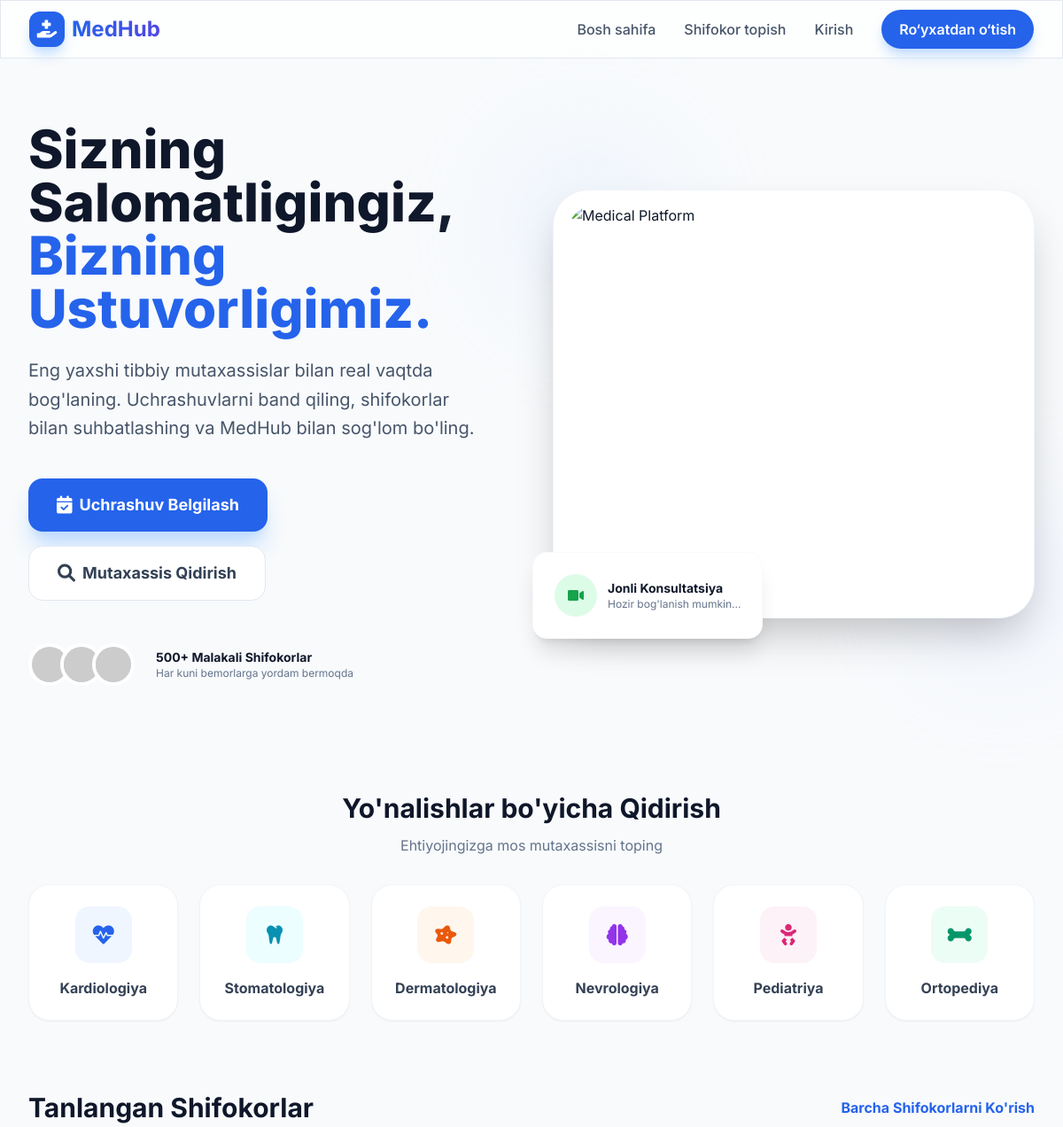
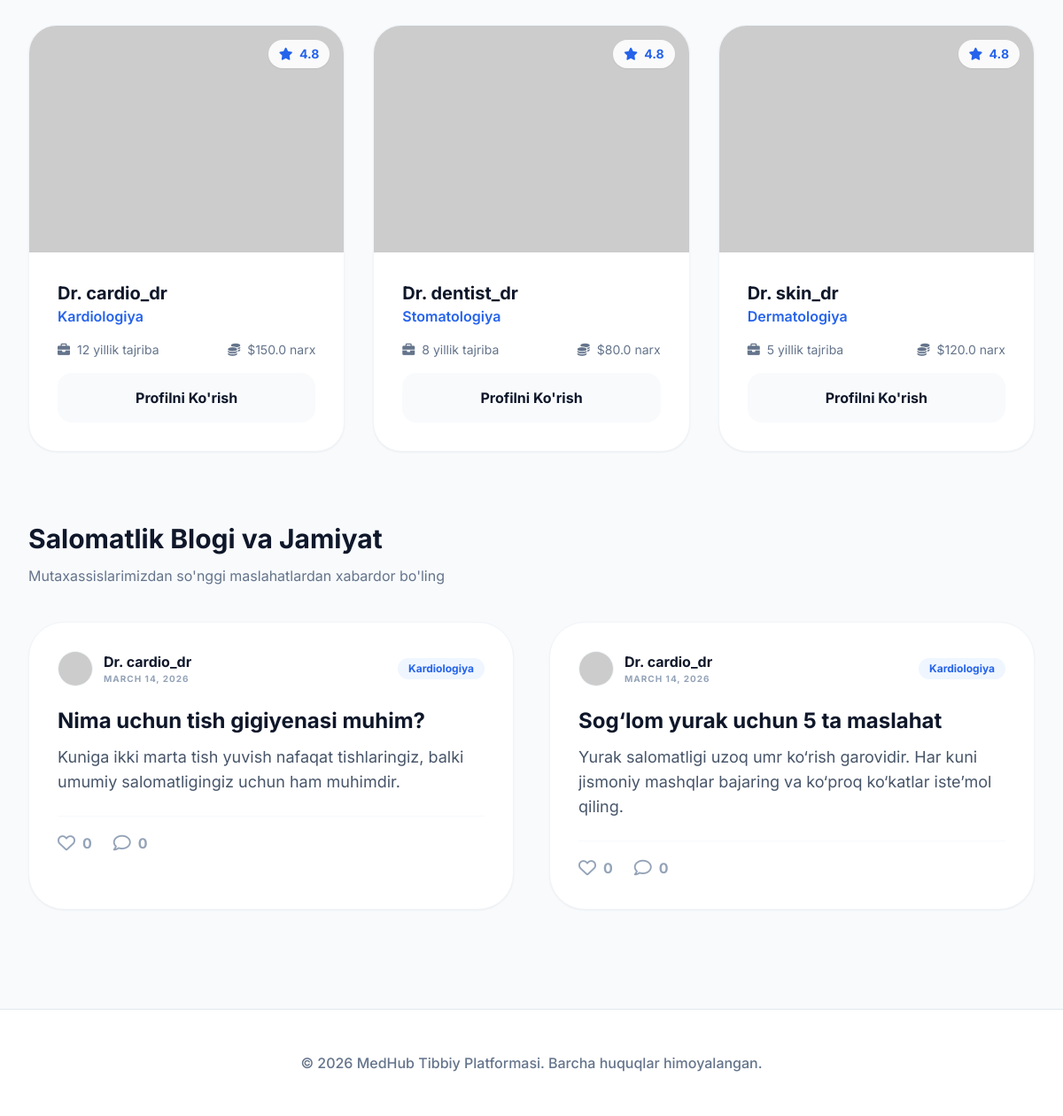
/index, run on the app's committed database (2 pictures, top to bottom).
### app/models.py (models this page shows, shortened)
class Doctor(db.Model):
    id = db.Column(db.Integer, primary_key=True)
    user_id = db.Column(db.Integer, db.ForeignKey('user.id'))
    specialty = db.Column(db.String(100), index=True)
    experience = db.Column(db.Integer) # years
    consultation_fee = db.Column(db.Float)
    rating = db.Column(db.Float, default=0.0)
    appointments = db.relationship('Appointment', backref='doctor', lazy='dynamic', foreign_keys='Appointment.doctor_id')

class User(UserMixin, db.Model):
    id = db.Column(db.Integer, primary_key=True)
    username = db.Column(db.String(64), index=True, unique=True)
    email = db.Column(db.String(120), index=True, unique=True)
    password_hash = db.Column(db.String(128))
    role = db.Column(db.String(20), default='patient') # 'patient' or 'doctor'
    bio = db.Column(db.Text)
    profile_pic = db.Column(db.String(256))
    doctor_profile = db.relationship('Doctor', backref='user', uselist=False)
    appointments_as_patient = db.relationship('Appointment', backref='patient', lazy='dynamic', foreign_keys='Appointment.patient_id')
    messages_sent = db.relationship('Message', backref='sender', lazy='dynamic', foreign_keys='Message.sender_id')
    messages_received = db.relationship('Message', backref='recipient', lazy='dynamic', foreign_keys='Message.recipient_id')
    posts = db.relationship('Post', backref='author', lazy='dynamic')
    comments = db.relationship('Comment', backref='author', lazy='dynamic')
    likes = db.relationship('Like', backref='user', lazy='dynamic')

class Post(db.Model):
    id = db.Column(db.Integer, primary_key=True)
    title = db.Column(db.String(128))
    content = db.Column(db.Text)
    image = db.Column(db.String(256))
    author_id = db.Column(db.Integer, db.ForeignKey('user.id'))
    timestamp = db.Column(db.DateTime, index=True, default=datetime.utcnow)
    comments = db.relationship('Comment', backref='post', lazy='dynamic', cascade='all, delete-orphan')
    likes = db.relationship('Like', backref='post', lazy='dynamic', cascade='all, delete-orphan')

### app/routes/main.py (the view)
@bp.route('/')
@bp.route('/index')
def index():
    posts = Post.query.order_by(Post.timestamp.desc()).all()
    doctors = Doctor.query.limit(3).all()
    form = CommentForm()
    return render_template('index.html', title='Bosh sahifa', posts=posts, doctors=doctors, form=form)

### app/templates/index.html (shortened to what this page needs)
{% extends "base.html" %}
{% block content %}
<div class="space-y-20">
    <section class="flex flex-col md:flex-row items-center justify-between gap-12 py-10">
        <div class="md:w-1/2 space-y-6">
            <h1 class="text-5xl md:text-6xl font-extrabold text-slate-900 leading-tight">
                Sizning Salomatligingiz, <br>
                <span class="text-blue-600">Bizning Ustuvorligimiz.</span>
            </h1>
            <p class="text-xl text-slate-600 leading-relaxed max-w-lg">
                Eng yaxshi tibbiy mutaxassislar bilan real vaqtda bog'laning. Uchrashuvlarni band qiling, shifokorlar bilan suhbatlashing va MedHub bilan sog'lom bo'ling.
            </p>
            <div class="flex flex-wrap gap-4 pt-4">
                <a href="{{ url_for('doctor.list_doctors') }}" class="px-8 py-4 bg-blue-600 text-white rounded-2xl font-bold text-lg hover:bg-blue-700 shadow-xl shadow-blue-200 transition-all flex items-center space-x-2">
                    <i class="fas fa-calendar-check text-xl"></i>
                    <span>Uchrashuv Belgilash</span>
                </a>
                <a href="#categories" class="px-8 py-4 bg-white text-slate-700 border border-slate-200 rounded-2xl font-bold text-lg hover:bg-slate-50 transition-all flex items-center space-x-2">
                    <i class="fas fa-search text-xl"></i>
                    <span>Mutaxassis Qidirish</span>
                </a>
            </div>
            <div class="flex items-center space-x-6 pt-6">
                <div class="flex -space-x-3">
                    <img class="w-12 h-12 rounded-full border-4 border-white" src="https://i.pravatar.cc/100?u=1" alt="">
                    <img class="w-12 h-12 rounded-full border-4 border-white" src="https://i.pravatar.cc/100?u=2" alt="">
                    <img class="w-12 h-12 rounded-full border-4 border-white" src="https://i.pravatar.cc/100?u=3" alt="">
                </div>
                <div>
                    <p class="text-sm font-bold text-slate-900">500+ Malakali Shifokorlar</p>
                    <p class="text-xs text-slate-500">Har kuni bemorlarga yordam bermoqda</p>
                </div>
            </div>
        </div>
        <div class="md:w-1/2 relative">
            <div class="relative bg-white p-4 rounded-[2.5rem] shadow-2xl border border-slate-100">
                <img src="https://images.unsplash.com/photo-1576091160550-2173dba999ef?auto=format&fit=crop&q=80&w=800" alt="Medical Platform" class="rounded-[2rem] w-full object-cover h-[450px]">
                <div class="absolute -bottom-6 -left-6 bg-white p-6 rounded-2xl shadow-xl border border-slate-50 glass">
                    <div class="flex items-center space-x-3">
                        <div class="w-12 h-12 bg-green-100 rounded-full flex items-center justify-center">
                            <i class="fas fa-video text-green-600"></i>
                        </div>
                        <div>
                            <p class="text-sm font-bold">Jonli Konsultatsiya</p>
                            <p class="text-xs text-slate-500">Hozir bog'lanish mumkin...</p>
                        </div>
                    </div>
                </div>
            </div>
        </div>
    </section>
    <section id="categories" class="space-y-8">
        <div class="text-center space-y-3">
            <h2 class="text-3xl font-bold text-slate-900">Yo'nalishlar bo'yicha Qidirish</h2>
            <p class="text-slate-500">Ehtiyojingizga mos mutaxassisni toping</p>
        </div>
        <div class="grid grid-cols-2 md:grid-cols-4 lg:grid-cols-6 gap-6">
            {% set cats = [
                ('Kardiologiya', 'fa-heart-pulse', 'blue'),
                ('Stomatologiya', 'fa-tooth', 'cyan'),
                ('Dermatologiya', 'fa-disease', 'orange'),
                ('Nevrologiya', 'fa-brain', 'purple'),
                ('Pediatriya', 'fa-baby', 'pink'),
                ('Ortopediya', 'fa-bone', 'emerald')
            ] %}
            {% for cat_name, icon, color in cats %}
            <a href="{{ url_for('doctor.list_doctors', category=cat_name) }}" class="group bg-white p-6 rounded-3xl border border-slate-100 shadow-sm hover:shadow-xl hover:-translate-y-2 transition-all flex flex-col items-center text-center space-y-4">
                <div class="w-16 h-16 bg-{{ color }}-50 text-{{ color }}-600 rounded-2xl flex items-center justify-center group-hover:bg-{{ color }}-600 group-hover:text-white transition-all text-2xl">
                    <i class="fas {{ icon }}"></i>
                </div>
                <span class="font-bold text-slate-700 group-hover:text-blue-600">{{ cat_name }}</span>
            </a>
            {% endfor %}
        </div>
    </section>
    <section class="space-y-8">
        <div class="flex items-center justify-between">
            <h2 class="text-3xl font-bold text-slate-900">Tanlangan Shifokorlar</h2>
            <a href="{{ url_for('doctor.list_doctors') }}" class="text-blue-600 font-bold hover:underline">Barcha Shifokorlarni Ko'rish</a>
        </div>
        <div class="grid md:grid-cols-3 gap-8">
            {% for doctor in doctors %}
            <div class="bg-white rounded-[2rem] border border-slate-100 shadow-sm overflow-hidden group hover:shadow-xl transition-all">
                <div class="relative h-64 overflow-hidden">
                    {% if doctor.user.profile_pic %}
                    <img src="{{ url_for('static', filename=doctor.user.profile_pic) }}" alt="{{ doctor.user.username }}" class="w-full h-full object-cover group-hover:scale-110 transition-all duration-500">
                    {% else %}
                    <img src="https://i.pravatar.cc/400?u={{ doctor.id }}" alt="{{ doctor.user.username }}" class="w-full h-full object-cover group-hover:scale-110 transition-all duration-500">
                    {% endif %}
                    <div class="absolute top-4 right-4 bg-white/90 backdrop-blur-md px-3 py-1.5 rounded-full text-sm font-bold text-blue-600 shadow-sm">
                        <i class="fas fa-star mr-1"></i> {{ doctor.rating }}
                    </div>
                </div>
                <div class="p-8 space-y-4">
                    <div>
                        <h3 class="text-xl font-bold text-slate-900">Dr. {{ doctor.user.username }}</h3>
                        <p class="text-blue-600 font-semibold">{{ doctor.specialty }}</p>
                    </div>
                    <div class="flex items-center justify-between text-slate-500 text-sm">
                        <div class="flex items-center space-x-2">
                            <i class="fas fa-briefcase"></i>
                            <span>{{ doctor.experience }} yillik tajriba</span>
                        </div>
                        <div class="flex items-center space-x-2">
                            <i class="fas fa-coins"></i>
                            <span>${{ doctor.consultation_fee }} narx</span>
                        </div>
                    </div>
                    <a href="{{ url_for('doctor.profile', id=doctor.id) }}" class="block w-full py-4 bg-slate-50 group-hover:bg-blue-600 group-hover:text-white text-center rounded-2xl font-bold transition-all">
                        Profilni Ko'rish
                    </a>
                </div>
            </div>
            {% endfor %}
        </div>
    </section>
    <section class="space-y-10">
        <div class="space-y-3">
            <h2 class="text-3xl font-bold text-slate-900">Salomatlik Blogi va Jamiyat</h2>
            <p class="text-slate-500">Mutaxassislarimizdan so'nggi maslahatlardan xabardor bo'ling</p>
        </div>
        <div class="grid lg:grid-cols-2 gap-10">
            {% for post in posts %}
            <div class="bg-white rounded-[2.5rem] border border-slate-100 shadow-sm overflow-hidden flex flex-col">
                <div class="p-8 space-y-6 flex-1">
                    <div class="flex items-center justify-between">
                        <div class="flex items-center space-x-3">
                            {% if post.author.profile_pic %}
                            <img src="{{ url_for('static', filename=post.author.profile_pic) }}" class="w-10 h-10 rounded-full border border-slate-100 object-cover" alt="">
                            {% else %}
                            <img src="https://i.pravatar.cc/100?u={{ post.author.id }}" class="w-10 h-10 rounded-full border border-slate-100" alt="">
                            {% endif %}
                            <div>
                                <h4 class="font-bold text-slate-900">Dr. {{ post.author.username }}</h4>
                                <p class="text-[10px] text-slate-400 font-bold uppercase tracking-widest">{{ post.timestamp.strftime('%B %d, %Y') }}</p>
                            </div>
                        </div>
                        <span class="px-3 py-1 bg-blue-50 text-blue-600 rounded-full text-xs font-bold">{{ post.author.doctor_profile.specialty }}</span>
                    </div>
                    <div class="space-y-3">
                        <h3 class="text-2xl font-bold text-slate-900 leading-tight hover:text-blue-600 transition-colors cursor-pointer">{{ post.title }}</h3>
                        <p class="text-slate-600 line-clamp-3 text-lg">{{ post.content }}</p>
                    </div>
                    <div class="flex items-center space-x-6 pt-4 border-t border-slate-50">
                        <form action="{{ url_for('main.like_post', post_id=post.id) }}" method="post">
                            <button type="submit" class="flex items-center space-x-2 text-slate-400 hover:text-pink-500 transition-colors font-bold">
                                <i class="{% if current_user.is_authenticated and post.likes.filter_by(user_id=current_user.id).first() %}fas text-pink-500{% else %}far{% endif %} fa-heart text-xl"></i>
                                <span>{{ post.likes.count() }}</span>
                            </button>
                        </form>
                        <div class="flex items-center space-x-2 text-slate-400 font-bold">
                            <i class="far fa-comment text-xl"></i>
                            <span>{{ post.comments.count() }}</span>
                        </div>
                    </div>
                </div>
            </div>
            {% endfor %}
        </div>
    </section>
</div>
{% endblock %}

### app/templates/base.html (style rules this page uses)
body { font-family: 'Inter', sans-serif; }
.glass { background: rgba(255, 255, 255, 0.7); backdrop-filter: blur(10px); border: 1px solid rgba(255, 255, 255, 0.2); }

### data on the page
Doctor: rating "4.8", user.username "cardio_dr", specialty "Kardiologiya", experience "12", consultation_fee "150.0"
Doctor: rating "4.8", user.username "dentist_dr", specialty "Stomatologiya", experience "8", consultation_fee "80.0"
Doctor: rating "4.8", user.username "skin_dr", specialty "Dermatologiya", experience "5", consultation_fee "120.0"
Post: author.username "cardio_dr", timestamp "MARCH 14, 2026", author.doctor_profile.specialty "Kardiologiya", title "Nima uchun tish gigiyenasi muhim?", content "Kuniga ikki marta tish yuvish nafaqat tishlaringiz, balki umumiy salomatligingiz uchun ham muhimdir.", likes.count "0", comments.count "0"
Post: author.username "cardio_dr", timestamp "MARCH 14, 2026", author.doctor_profile.specialty "Kardiologiya", title "Sog‘lom yurak uchun 5 ta maslahat", content "Yurak salomatligi uzoq umr ko‘rish garovidir. Har kuni jismoniy mashqlar bajaring va ko‘proq ko‘katlar iste’mol qiling.", likes.count "0", comments.count "0"

### other printed values
{{ cat_name }} "Kardiologiya" "Stomatologiya" "Dermatologiya" "Nevrologiya" "Pediatriya" "Ortopediya"
